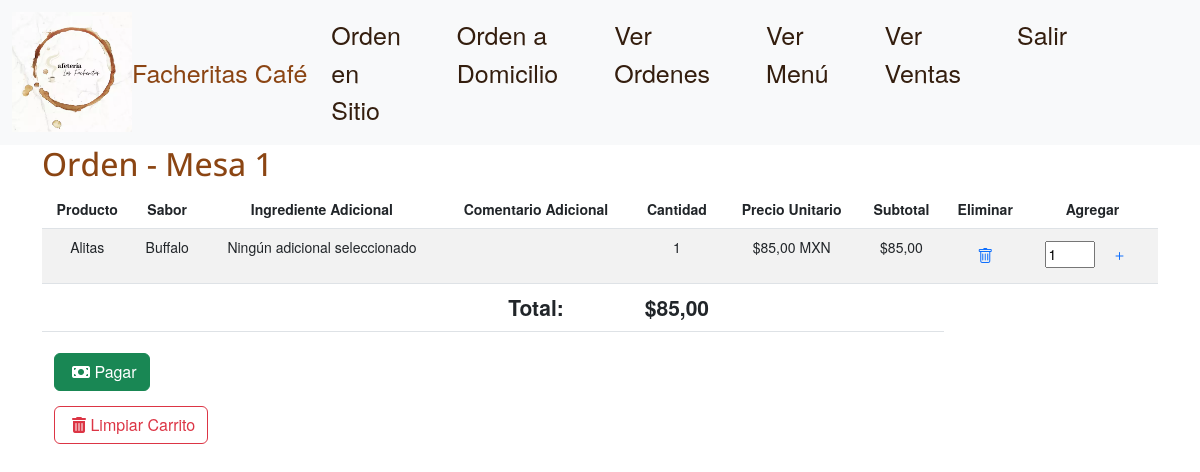
The app's page /Orden/carrito_por_mesa/1 (signed in) with its own data.
### Comanda/models.py (models this page shows, shortened)
class Carrito(models.Model):
    mesa = models.ForeignKey(Mesa , on_delete=models.CASCADE, null=True, blank=True)
    pedido_domicilio = models.ForeignKey(PedidoDomicilio, on_delete=models.CASCADE, null=True, blank=True)
    items = models.ManyToManyField(Producto, through='CarritoItem')

class Mesa(models.Model):
    numero = models.IntegerField(unique=True)

class CarritoItem(models.Model):
    carrito = models.ForeignKey(Carrito, on_delete=models.CASCADE)
    producto = models.ForeignKey(Producto, on_delete=models.CASCADE)
    sabor = models.CharField(max_length=100, blank=True, null=True)
    cantidad = models.PositiveIntegerField(default=0)
    comentario= models.CharField(max_length=500, blank= True, null=True)
    adicional = models.CharField(max_length=500, blank= True, null=True)
    totalextra = models.DecimalField(max_digits=10, decimal_places=2, default=0, blank=True, null=True)
    subtotal = models.DecimalField(max_digits=10, decimal_places=2, default=0, blank=True, null=True)
    def calcular_subtotal(self):
        subtotal = self.producto.precio * self.cantidad
        if self.adicional:
            subtotal += self.totalextra * self.cantidad
        return subtotal

### Menu/models.py (models this page shows, shortened)
class Producto(models.Model):
    nombre = models.CharField(max_length=50)
    descripcion = models.TextField()
    sabores_raw = models.CharField(max_length=255, blank=True, null=True)
    precio = models.DecimalField(max_digits=10, decimal_places=2)
    categoria = models.ForeignKey(CategoriaMenu, on_delete=models.CASCADE)
    imagen = models.ImageField(upload_to='productos/', blank=True, null=True)
    adicionales = models.ManyToManyField('Adicional', related_name='ingredientes_adicionales', blank=True)
    def obtener_sabores(self):
        if self.sabores_raw:
            return [sabor.strip() for sabor in self.sabores_raw.split(',')]
        else:
            return ['Ninguno']
    def set_sabores(self, sabores):
        self.sabores_raw = ', '.join(sabores)
    sabores = property(obtener_sabores, set_sabores)

### Comanda/views.py (the view)
# urls.py: path('carrito_por_mesa/<int:mesa_id>', Carrito_mesa.as_view(), name='carrito_por_mesa'),
class Carrito_mesa(LoginRequiredMixin, View):
    login_url = 'login'
    redirect_field_name = 'next'
    template_name = 'carrito.html'
    def get(self, request, mesa_id):
        mesa = get_object_or_404(Mesa, id=mesa_id)
        carrito, created = Carrito.objects.get_or_create(mesa=mesa)
        items_carrito = carrito.carritoitem_set.all()
        for item in items_carrito:
            item.subtotal = item.calcular_subtotal()
        total = sum(item.subtotal for item in items_carrito)
        return render(request, self.template_name, {'items_carrito': items_carrito, 'total': total, 'mesa': mesa, 'carrito': carrito})

### Comanda/templates/carrito.html (shortened to what this page needs)
{% extends 'main.html' %}
{% load static %}
{% block contenido %}
{% if carrito %}
  {% if carrito.mesa %}
    <h2>Orden - Mesa {{ carrito.mesa.numero }} </h2>
  {% else %}
    <h2> Orden - Pedido a Domicilio {{ carrito.pedido_domicilio.id }}</h2>
    <h2> Para {{ carrito.pedido_domicilio.nombre}} </h2>
  {% endif %}
  <table class="table table-striped" style="boder-radius: 5px">
    <thead>
      <tr style="text-align: center;">
        <th scope="col">Producto</th>
        <th scope="col">Sabor</th>
        <th scope="col"> Ingrediente Adicional</th>
        <th scope="col">Comentario Adicional</th>
        <th scope="col">Cantidad</th>
        <th scope="col">Precio Unitario</th>
        <th scope="col">Subtotal</th>
        <th scope="col">Eliminar</th>
        <th scope="col">Agregar</th>
      </tr>
    </thead>
    <tbody>
      {% for item in items_carrito %}
        <tr style="text-align: center;">
          <td>{{ item.producto.nombre }}</td>
          <td>{{ item.sabor }}</td>
          <td>
            {% if item.adicional %}
              {{ item.adicional }} - ${{ item.totalextra }}
            {% else %}
              Ningún adicional seleccionado
            {% endif %}
          </td>
          <td>{{ item.comentario}}</td>
          <td>{{ item.cantidad }}</td>
          <td>${{ item.producto.precio }} MXN</td>
          <td>${{ item.subtotal }}</td>
          <td>
            <form action="{% url 'eliminar_producto_carrito' carrito_item_id=item.id %}" method="post">
              <button type="submit" class="btn btn-link" title="Eliminar">
                <i class="bi bi-trash"></i>
              </button>
            </form>
          </td>
          <td>
            <form action="{% url 'agregar_cantidad_producto' carrito_item_id=item.id %}" method="post">
                <input type="number" name="nueva_cantidad" value="1" min="1" style="width: 50px;" required>
                <button type="submit" class="btn btn-link" title="Agregar más cantidad">
                  <i class="bi bi-plus"></i>
                </button>
            </form>
          </td>
        </tr>
      {% endfor %}
    </tbody>
    <tfoot>
      <tr style="text-align: center;">
        <td></td>
        <td></td>
        <td></td>
        <td><strong style="font-size: 150%">Total: </strong></td>
        <td><strong style="font-size: 150%">${{ total }}</strong></td>
        <td></td>
        <td></td>
      </tr>
    </tfoot>
  </table>
  <div class="container">
    <div class="row">
        <div class="col-2 ">
          {% if carrito.mesa %}
            <form action="{% url 'pagar_carrito_por_mesa' mesa.id %}" method="post">
                <button type="submit" class="btn btn-success" style="margin-top: 5px;">
                  <i class="fa-solid fa-money-bill" style= "margin-left: 5px;"></i> Pagar
                </button>
            </form>
            {% if user.is_staff %}
              <form action="{% url 'limpiar_carrito_por_mesa' mesa.id %}" method="post">
                  <button type="submit" class="btn btn-outline-danger" style="margin-top: 15px;">
                    <i class="fa-solid fa-trash-can" style= "margin-left: 5px;"></i> Limpiar Carrito
                  </button>
              </form>
            {% endif %}
          {% endif %}
        </div>
      </div>
  </div>
{% endif %}
{% endblock contenido %}

### static/css/style.css (style rules this page uses)
html body { background: white; }
h1, h2, h3, h4, h5, h6 { color: #8B4513; font-family: 'Open Sans', sans-serif; }

### static/css/carrusel.css (style rules this page uses)
body { position: relative; height: 100%; }
body { font-family: Helvetica Neue, Helvetica, Arial, sans-serif; font-size: 14px; color: #000; margin: 0; padding: 0; overflow-x: hidden; }

### records on screen
Carrito: mesa.numero "1"
CarritoItem: producto.nombre "Alitas", sabor "Buffalo", adicional "Ningún adicional seleccionado", cantidad "1", producto.precio "85,00", subtotal "85,00"

### other values on screen
{{ total }} "85,00"
